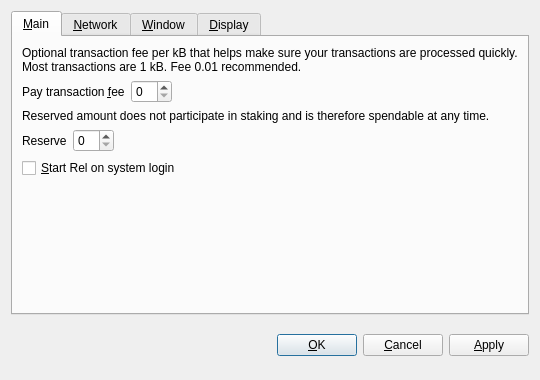
<?xml version="1.0" encoding="UTF-8"?>
<ui version="4.0">
 <class>OptionsDialog</class>
 <widget class="QDialog" name="OptionsDialog">
  <property name="geometry">
   <rect>
    <x>0</x>
    <y>0</y>
    <width>540</width>
    <height>380</height>
   </rect>
  </property>
  <property name="windowTitle">
   <string>Options</string>
  </property>
  <property name="modal">
   <bool>true</bool>
  </property>
  <layout class="QVBoxLayout" name="verticalLayout">
   <item>
    <widget class="QTabWidget" name="tabWidget">
     <property name="tabPosition">
      <enum>QTabWidget::North</enum>
     </property>
     <property name="currentIndex">
      <number>0</number>
     </property>
     <widget class="QWidget" name="tabMain">
      <attribute name="title">
       <string>&amp;Main</string>
      </attribute>
      <layout class="QVBoxLayout" name="verticalLayout_Main">
       <item>
        <widget class="QLabel" name="transactionFeeInfoLabel">
         <property name="text">
          <string>Optional transaction fee per kB that helps make sure your transactions are processed quickly. Most transactions are 1 kB. Fee 0.01 recommended.</string>
         </property>
         <property name="textFormat">
          <enum>Qt::PlainText</enum>
         </property>
         <property name="wordWrap">
          <bool>true</bool>
         </property>
        </widget>
       </item>
       <item>
        <layout class="QHBoxLayout" name="horizontalLayoutFee">
         <item>
          <widget class="QLabel" name="transactionFeeLabel">
           <property name="text">
            <string>Pay transaction &amp;fee</string>
           </property>
           <property name="textFormat">
            <enum>Qt::PlainText</enum>
           </property>
           <property name="buddy">
            <cstring>transactionFee</cstring>
           </property>
          </widget>
         </item>
         <item>
          <widget class="BitcoinAmountField" name="transactionFee"/>
         </item>
         <item>
          <spacer name="horizontalSpacerFee">
           <property name="orientation">
            <enum>Qt::Horizontal</enum>
           </property>
           <property name="sizeHint" stdset="0">
            <size>
             <width>40</width>
             <height>20</height>
            </size>
           </property>
          </spacer>
         </item>
        </layout>
       </item>
       <item>
        <widget class="QLabel" name="reserveBalanceInfoLabel">
         <property name="text">
          <string>Reserved amount does not participate in staking and is therefore spendable at any time.</string>
         </property>
         <property name="textFormat">
          <enum>Qt::PlainText</enum>
         </property>
         <property name="wordWrap">
          <bool>true</bool>
         </property>
        </widget>
       </item>
       <item>
        <layout class="QHBoxLayout" name="horizontalLayoutReserveBalance">
         <item>
          <widget class="QLabel" name="reserveBalanceLabel">
           <property name="text">
            <string>Reserve</string>
           </property>
           <property name="textFormat">
            <enum>Qt::PlainText</enum>
           </property>
           <property name="buddy">
            <cstring>reserveBalance</cstring>
           </property>
          </widget>
         </item>
         <item>
          <widget class="BitcoinAmountField" name="reserveBalance"/>
         </item>
         <item>
          <spacer name="horizontalSpacerReserveBalance">
           <property name="orientation">
            <enum>Qt::Horizontal</enum>
           </property>
           <property name="sizeHint" stdset="0">
            <size>
             <width>40</width>
             <height>20</height>
            </size>
           </property>
          </spacer>
         </item>
        </layout>
       </item>
       <item>
        <widget class="QCheckBox" name="bitcoinAtStartup">
         <property name="toolTip">
          <string>Automatically start Rel after logging in to the system.</string>
         </property>
         <property name="text">
          <string>&amp;Start Rel on system login</string>
         </property>
        </widget>
       </item>
       <item>
        <spacer name="verticalSpacer_Main">
         <property name="orientation">
          <enum>Qt::Vertical</enum>
         </property>
         <property name="sizeHint" stdset="0">
          <size>
           <width>20</width>
           <height>40</height>
          </size>
         </property>
        </spacer>
       </item>
      </layout>
     </widget>
     <widget class="QWidget" name="tabNetwork">
      <attribute name="title">
       <string>&amp;Network</string>
      </attribute>
      <layout class="QVBoxLayout" name="verticalLayout_Network">
       <item>
        <widget class="QCheckBox" name="mapPortUpnp">
         <property name="toolTip">
          <string>Automatically open the Rel client port on the router. This only works when your router supports UPnP and it is enabled.</string>
         </property>
         <property name="text">
          <string>Map port using &amp;UPnP</string>
         </property>
        </widget>
       </item>
       <item>
        <widget class="QCheckBox" name="connectSocks">
         <property name="toolTip">
          <string>Connect to the Rel network through a SOCKS5 proxy (e.g. when connecting through Tor).</string>
         </property>
         <property name="text">
          <string>&amp;Connect through SOCKS5 proxy:</string>
         </property>
        </widget>
       </item>
       <item>
        <layout class="QHBoxLayout" name="horizontalLayout_Network">
         <item>
          <widget class="QLabel" name="proxyIpLabel">
           <property name="text">
            <string>Proxy &amp;IP:</string>
           </property>
           <property name="textFormat">
            <enum>Qt::PlainText</enum>
           </property>
           <property name="buddy">
            <cstring>proxyIp</cstring>
           </property>
          </widget>
         </item>
         <item>
          <widget class="QValidatedLineEdit" name="proxyIp">
           <property name="maximumSize">
            <size>
             <width>140</width>
             <height>16777215</height>
            </size>
           </property>
           <property name="toolTip">
            <string>IP address of the proxy (e.g. 127.0.0.1)</string>
           </property>
          </widget>
         </item>
         <item>
          <widget class="QLabel" name="proxyPortLabel">
           <property name="text">
            <string>&amp;Port:</string>
           </property>
           <property name="textFormat">
            <enum>Qt::PlainText</enum>
           </property>
           <property name="buddy">
            <cstring>proxyPort</cstring>
           </property>
          </widget>
         </item>
         <item>
          <widget class="QLineEdit" name="proxyPort">
           <property name="maximumSize">
            <size>
             <width>55</width>
             <height>16777215</height>
            </size>
           </property>
           <property name="toolTip">
            <string>Port of the proxy (e.g. 9050)</string>
           </property>
          </widget>
         </item>
         <item>
          <spacer name="horizontalSpacer_Network">
           <property name="orientation">
            <enum>Qt::Horizontal</enum>
           </property>
           <property name="sizeHint" stdset="0">
            <size>
             <width>40</width>
             <height>20</height>
            </size>
           </property>
          </spacer>
         </item>
        </layout>
       </item>
       <item>
        <spacer name="verticalSpacer_Network">
         <property name="orientation">
          <enum>Qt::Vertical</enum>
         </property>
         <property name="sizeHint" stdset="0">
          <size>
           <width>20</width>
           <height>40</height>
          </size>
         </property>
        </spacer>
       </item>
      </layout>
     </widget>
     <widget class="QWidget" name="tabWindow">
      <attribute name="title">
       <string>&amp;Window</string>
      </attribute>
      <layout class="QVBoxLayout" name="verticalLayout_Window">
       <item>
        <widget class="QCheckBox" name="minimizeToTray">
         <property name="toolTip">
          <string>Show only a tray icon after minimizing the window.</string>
         </property>
         <property name="text">
          <string>&amp;Minimize to the tray instead of the taskbar</string>
         </property>
        </widget>
       </item>
       <item>
        <widget class="QCheckBox" name="minimizeOnClose">
         <property name="toolTip">
          <string>Minimize instead of exit the application when the window is closed. When this option is enabled, the application will be closed only after selecting Quit in the menu.</string>
         </property>
         <property name="text">
          <string>M&amp;inimize on close</string>
         </property>
        </widget>
       </item>
       <item>
        <spacer name="verticalSpacer_Window">
         <property name="orientation">
          <enum>Qt::Vertical</enum>
         </property>
         <property name="sizeHint" stdset="0">
          <size>
           <width>20</width>
           <height>40</height>
          </size>
         </property>
        </spacer>
       </item>
      </layout>
     </widget>
     <widget class="QWidget" name="tabDisplay">
      <attribute name="title">
       <string>&amp;Display</string>
      </attribute>
      <layout class="QVBoxLayout" name="verticalLayout_Display">
       <item>
        <layout class="QHBoxLayout" name="horizontalLayout_1_Display">
         <item>
          <widget class="QLabel" name="langLabel">
           <property name="text">
            <string>User Interface &amp;language:</string>
           </property>
           <property name="textFormat">
            <enum>Qt::PlainText</enum>
           </property>
           <property name="buddy">
            <cstring>lang</cstring>
           </property>
          </widget>
         </item>
         <item>
          <widget class="QValueComboBox" name="lang">
           <property name="toolTip">
            <string>The user interface language can be set here. This setting will take effect after restarting Rel.</string>
           </property>
          </widget>
         </item>
        </layout>
       </item>
       <item>
        <layout class="QHBoxLayout" name="horizontalLayout_2_Display">
         <item>
          <widget class="QLabel" name="unitLabel">
           <property name="text">
            <string>&amp;Unit to show amounts in:</string>
           </property>
           <property name="textFormat">
            <enum>Qt::PlainText</enum>
           </property>
           <property name="buddy">
            <cstring>unit</cstring>
           </property>
          </widget>
         </item>
         <item>
          <widget class="QValueComboBox" name="unit">
           <property name="toolTip">
            <string>Choose the default subdivision unit to show in the interface and when sending coins.</string>
           </property>
          </widget>
         </item>
        </layout>
       </item>
       <item>
        <widget class="QCheckBox" name="coinControlFeatures">
         <property name="toolTip">
          <string>Whether to show coin control features or not.</string>
         </property>
         <property name="text">
          <string>Display coin &amp;control features (experts only!)</string>
         </property>
        </widget>
       </item>
       <item>
        <widget class="QCheckBox" name="minimizeCoinAge">
         <property name="toolTip">
          <string>Whether to select the coin outputs randomly or with minimal coin age.</string>
         </property>
         <property name="text">
          <string>Minimize weight consumption (experimental)</string>
         </property>
        </widget>
       </item>
       <!-- <item>
        <widget class="QCheckBox" name="useBlackTheme">
         <property name="text">
          <string>Use black visual theme (requires restart)</string>
         </property>
        </widget>
       </item> -->
       <item>
        <spacer name="verticalSpacer_Display">
         <property name="orientation">
          <enum>Qt::Vertical</enum>
         </property>
         <property name="sizeHint" stdset="0">
          <size>
           <width>20</width>
           <height>40</height>
          </size>
         </property>
        </spacer>
       </item>
      </layout>
     </widget>
    </widget>
   </item>
   <item>
    <layout class="QHBoxLayout" name="horizontalLayout_Buttons">
     <item>
      <spacer name="horizontalSpacer_1">
       <property name="orientation">
        <enum>Qt::Horizontal</enum>
       </property>
       <property name="sizeHint" stdset="0">
        <size>
         <width>40</width>
         <height>48</height>
        </size>
       </property>
      </spacer>
     </item>
     <item>
      <widget class="QLabel" name="statusLabel">
       <property name="font">
        <font>
         <weight>75</weight>
         <bold>true</bold>
        </font>
       </property>
       <property name="text">
        <string/>
       </property>
       <property name="textFormat">
        <enum>Qt::PlainText</enum>
       </property>
       <property name="wordWrap">
        <bool>true</bool>
       </property>
      </widget>
     </item>
     <item>
      <spacer name="horizontalSpacer_2">
       <property name="orientation">
        <enum>Qt::Horizontal</enum>
       </property>
       <property name="sizeHint" stdset="0">
        <size>
         <width>40</width>
         <height>48</height>
        </size>
       </property>
      </spacer>
     </item>
     <item>
      <widget class="QPushButton" name="okButton">
       <property name="text">
        <string>&amp;OK</string>
       </property>
      </widget>
     </item>
     <item>
      <widget class="QPushButton" name="cancelButton">
       <property name="text">
        <string>&amp;Cancel</string>
       </property>
       <property name="autoDefault">
        <bool>false</bool>
       </property>
      </widget>
     </item>
     <item>
      <widget class="QPushButton" name="applyButton">
       <property name="text">
        <string>&amp;Apply</string>
       </property>
       <property name="autoDefault">
        <bool>false</bool>
       </property>
      </widget>
     </item>
    </layout>
   </item>
  </layout>
 </widget>
 <customwidgets>
  <customwidget>
   <class>BitcoinAmountField</class>
   <extends>QSpinBox</extends>
   <header>bitcoinamountfield.h</header>
  </customwidget>
  <customwidget>
   <class>QValueComboBox</class>
   <extends>QComboBox</extends>
   <header>qvaluecombobox.h</header>
  </customwidget>
  <customwidget>
   <class>QValidatedLineEdit</class>
   <extends>QLineEdit</extends>
   <header>qvalidatedlineedit.h</header>
  </customwidget>
 </customwidgets>
 <resources/>
 <connections/>
</ui>
